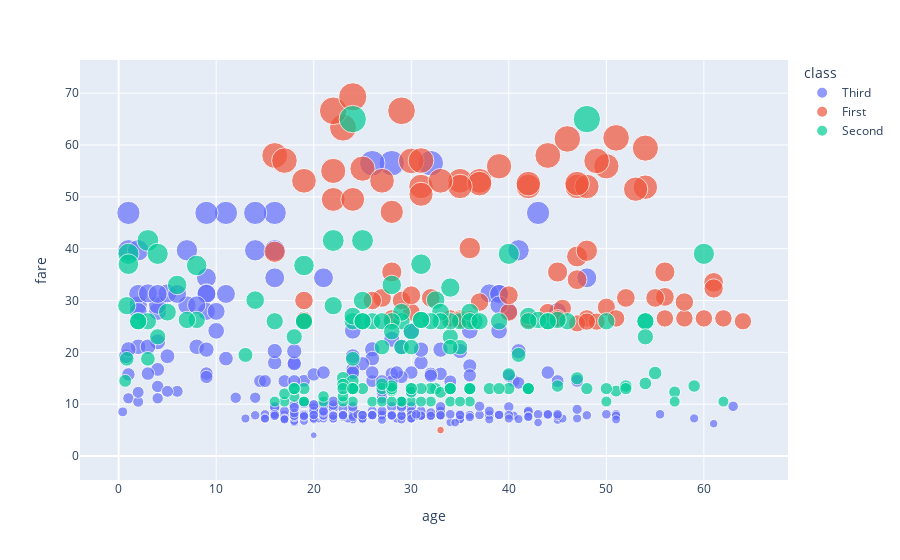

The notebook cell this image was saved under:
### Code cell
fig=px.scatter(df, x="age", y="fare", color="class", size="fare")
fig.show()

### Figure 1 — Plotly figure (JSON) as saved in the notebook; plotly's stock layout.template omitted (floating-point values rounded to 4 significant figures; data arrays with more than 128 entries replaced by an {"elided": "..."} marker saying what was removed)
{"data": [{"hovertemplate": "class=Third<br>age=%{x}<br>fare=%{marker.size}<extra></extra>", "legendgroup": "Third", "marker": {"color": "#636efa", "size": {"elided": "331 float values"}, "sizemode": "area", "sizeref": 0.1732, "symbol": "circle"}, "mode": "markers", "name": "Third", "orientation": "v", "showlegend": true, "type": "scatter", "x": {"elided": "331 float values"}, "xaxis": "x", "y": {"elided": "331 float values"}, "yaxis": "y"}, {"hovertemplate": "class=First<br>age=%{x}<br>fare=%{marker.size}<extra></extra>", "legendgroup": "First", "marker": {"color": "#EF553B", "size": [53.1, 51.86, 26.55, 35.5, 27.72, 52, 47.1, 61.17, 63.36, 52, 26.28, 53.1, 66.6, 61.38, 33.5, 30.7, 28.71, 26.55, 27.72, 31, 52.55, 26.55, 0, 29.7, 56.93, 57.98, 28.5, 66.6, 35.5, 55, 69.3, 55.44, 52, 26.55, 55.9, 26.55, 30.5, 27.75, 26.55, 38.5, 26.55, 29.7, 30.5, 26.29, 59.4, 34.02, 57.98, 26.55, 49.5, 26, 39.6, 51.48, 26.39, 55.9, 40.12, 56.93, 26.55, 30.5, 52.55, 32.32, 30.5, 35.5, 25.59, 52, 57, 26.55, 26.29, 26.29, 49.5, 52, 53.1, 53.1, 57, 30, 25.93, 0, 53.1, 0, 31, 39.4, 26.55, 25.93, 50.5, 52.55, 5, 30, 30], "sizemode": "area", "sizeref": 0.1732, "symbol": "circle"}, "mode": "markers", "name": "First", "orientation": "v", "showlegend": true, "type": "scatter", "x": [35, 54, 58, 28, 40, 42, 28, 46, 23, 47, 19, 37, 22, 51, 61, 56, 50, 45, 44, 40, 37, 62, 40, 37, 30, 16, 45.5, 29, 45, 22, 24, 25, 35, 28, 50, 34, 52, 30, 48, 47, 56, 58, 55, 36, 54, 47, 44, 45, 22, 64, 48, 53, 36, 39, 36, 49, 35, 27, 42, 61, 32, 56, 47, 31, 31, 60, 35, 42, 24, 48, 27, 19, 17, 29, 49, 39, 33, 38, 30, 16, 51, 48, 31, 47, 33, 19, 26], "xaxis": "x", "y": [53.1, 51.86, 26.55, 35.5, 27.72, 52, 47.1, 61.17, 63.36, 52, 26.28, 53.1, 66.6, 61.38, 33.5, 30.7, 28.71, 26.55, 27.72, 31, 52.55, 26.55, 0, 29.7, 56.93, 57.98, 28.5, 66.6, 35.5, 55, 69.3, 55.44, 52, 26.55, 55.9, 26.55, 30.5, 27.75, 26.55, 38.5, 26.55, 29.7, 30.5, 26.29, 59.4, 34.02, 57.98, 26.55, 49.5, 26, 39.6, 51.48, 26.39, 55.9, 40.12, 56.93, 26.55, 30.5, 52.55, 32.32, 30.5, 35.5, 25.59, 52, 57, 26.55, 26.29, 26.29, 49.5, 52, 53.1, 53.1, 57, 30, 25.93, 0, 53.1, 0, 31, 39.4, 26.55, 25.93, 50.5, 52.55, 5, 30, 30], "yaxis": "y"}, {"hovertemplate": "class=Second<br>age=%{x}<br>fare=%{marker.size}<extra></extra>", "legendgroup": "Second", "marker": {"color": "#00cc96", "size": {"elided": "151 float values"}, "sizemode": "area", "sizeref": 0.1732, "symbol": "circle"}, "mode": "markers", "name": "Second", "orientation": "v", "showlegend": true, "type": "scatter", "x": {"elided": "151 float values"}, "xaxis": "x", "y": {"elided": "151 float values"}, "yaxis": "y"}], "layout": {"legend": {"itemsizing": "constant", "title": {"text": "class"}, "tracegroupgap": 0}, "margin": {"t": 60}, "xaxis": {"anchor": "y", "domain": [0, 1], "title": {"text": "age"}}, "yaxis": {"anchor": "x", "domain": [0, 1], "title": {"text": "fare"}}}}
